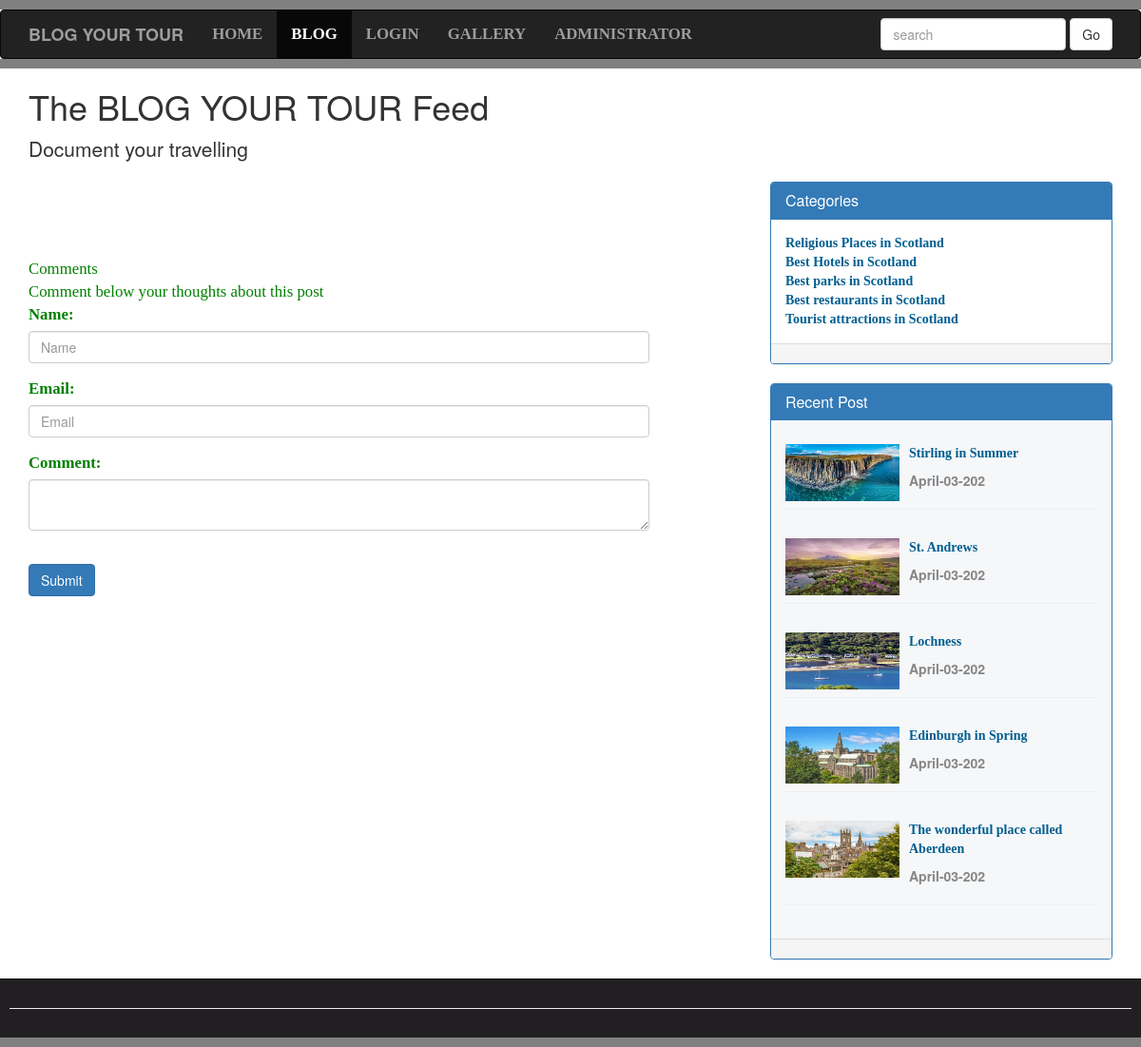
The app's page /FullPost.php with its own data.
### tables this page shows
CREATE TABLE `category` (
  `id` int(10) NOT NULL,
  `datetime` varchar(50) NOT NULL,
  `name` varchar(100) NOT NULL,
  `creatorname` varchar(200) NOT NULL
);

CREATE TABLE `admin_panel` (
  `id` int(10) NOT NULL,
  `datetime` varchar(50) NOT NULL,
  `title` varchar(200) NOT NULL,
  `category` varchar(100) NOT NULL,
  `author` varchar(100) NOT NULL,
  `image` varchar(200) NOT NULL,
  `post` varchar(10000) NOT NULL,
  `status` varchar(5) NOT NULL,
  `approvedby` varchar(50) NOT NULL
);

### FullPost.php (the view, shortened to what this page needs)
<!DOCTYPE>
<html>
<head>
<link rel = 'stylesheet'href = 'css/bootstrap.min.css'>
<link rel = 'stylesheet'href = 'css/footer.css'>
<link rel = 'stylesheet'href = 'css/blog.css'>
</head>
<body>
<div style = 'height: 10px; background:gray'></div>
<nav class = 'navbar navbar-inverse' role = 'navigation'>
<div class = 'container'>
<div class = 'navbar-header'>
<a class = 'navbar-brand' href = 'Blog.php'>
<b>BLOG YOUR TOUR</b>
</a>
</div>
<ul class = 'nav navbar-nav'>
<li><a href = 'Home.php'>HOME</a></li>
<li class = 'active'><a href = 'Blog.php?Page=0'>BLOG</a></li>
<li><a href = 'UserSignin.php'>LOGIN</a></li>
<li><a href = 'Gallery.php'>GALLERY</a></li>
<li><a href = 'AdminLogin.php' target = '_blank'>ADMINISTRATOR</a></li>
</ul>
<form action = 'Blog.php' class = 'navbar-form navbar-right'>
<div class = 'form-group'>
<input type = 'text' class = 'form-control' placeholder = 'search' name = 'Search'>
<button class = 'btn btn-default' name = 'SearchButton'>Go</button>
</form>
</div>
</nav>
<div class = 'Line' style = 'height: 10px; background:gray'></div>
<div class = 'container'>
<div class = 'blog-header'>
<h1>The BLOG YOUR TOUR Feed </h1>
<p class = 'lead'>Document your travelling</p>
</div>
<div class = 'row'>
<div class = 'col-sm-7'>
    <br><br><br><br>
    <span class = 'FieldInfo'>Comments</span>
        <br>
        <span class = 'FieldInfo'>Comment below your thoughts about this post</span>
        <div>
        <form action = "FullPost.php?id=<?php echo $PostId; ?>" method = 'post' enctype = 'multipart/form-data'>
        <fieldset>
        <div class = 'form-group'>
        <label for = 'Name'><span class = 'FieldInfo'>Name:</span></label>
        <input class = 'form-control' type = 'text' name = 'Name' id = 'Name' placeholder = 'Name'>
        </div>
        <div class = 'form-group'>
        <label for = 'Email'><span class = 'FieldInfo'>Email:</span></label>
        <input class = 'form-control' type = 'email' name = 'Email' id = 'Email' placeholder = 'Email'>
        </div>
        <div class = 'form-group'>
        <label for = 'commentarea'><span class = 'FieldInfo'>Comment:</span></label>
        <textarea class = 'form-control' name = 'Comment' id = 'commentarea'></textarea>
        </div>
        <br>
        <input class = 'btn btn-primary' type = 'Submit' name = 'Submit' value = 'Submit'>
        </fieldset>
        </form>
        </div>
        </div>
        <div class = 'col-sm-offset-1 col-sm-4'>
        <div class = 'panel panel-primary'>
        <div class = 'panel-heading'>
        <h2 class = 'panel-title'>Categories</h2>
        </div>
        <div class = 'panel-body'>
        <?php
        global $Connection;
        $ViewQuery = 'SELECT * FROM category ORDER BY id desc';
        $Execute = mysqli_query( $Connection, $ViewQuery );
        while ( $DataRows = mysqli_fetch_array( $Execute ) ) {
            $Category = $DataRows[ 'name' ];
            ?>
            <a href = "Blog.php?Category=<?php echo $Category; ?>">
            <span id = 'heading'><?php echo $Category . '<br>';
            ?></span>
            </a>
            <?php }
            ?>
            </div>
            <div class = 'panel-footer'></div>
            </div>
            <div class = 'panel panel-primary'>
            <div class = 'panel-heading'>
            <h2 class = 'panel-title'>Recent Post</h2>
            </div>
            <div class = 'panel-body background'>
            <?php
            global $Connection;
            $ViewQuery = 'SELECT * FROM admin_panel  ORDER BY  id desc LIMIT 0,5';
            $Execute = mysqli_query( $Connection, $ViewQuery );
            while ( $DataRows = mysqli_fetch_array( $Execute ) ) {
                $Id = $DataRows[ 'id' ];
                $Title = $DataRows[ 'title' ];
                $DateTime = $DataRows[ 'datetime' ];
                $Image = $DataRows[ 'image' ];
                if ( strlen( $DateTime ) > 12 ) {
                    $DateTime = substr( $DateTime, 0, 12 );
                }
                ?>
                <div>
                <img class = 'pull-left' style = 'margin-top: 10px; margin-left: 0px;'  src = "Upload/<?php echo htmlentities($Image); ?>" width = 120;
                height = 60;
                >
                <a href = "FullPost.php?id=<?php echo $Id; ?>">
                <p id = 'heading' style = 'margin-left: 130px; padding-top: 10px;'><?php echo htmlentities( $Title );
                ?></p>
                </a>
                <p class = 'description' style = 'margin-left: 130px;'><?php echo htmlentities( $DateTime );
                ?></p>
                <hr>
                </div>
                <?php }
                ?>
                </div>
                <div class = 'panel-footer'></div>
                </div>
                </div>
                </div>
                </div>
                <div id = 'Footer'>
                <hr>
                </div>
                <div style = 'height: 10px; background: gray;'></div>
                </body>
                </html>

### css/footer.css (style rules this page uses)
#Footer { padding:10px; border-top: 1px solid black; color: #eeeeee; background-color: #211f22; text-align: center; }

### css/blog.css (style rules this page uses)
.navbar-nav li { font-weight: bold; font-family: Bitter,Georgia,Times,"Times New Roman",serif; font-size:1.2em; }
.Line { margin-top:-20px; }
#heading { font-family: Bitter,Georgia,"Times New Roman",Times,serif; font-weight: bold; color: #005E90; }
.description { color: #868686; font-weight:bold; margin-top:-2px; }
.background { background-color: #F6F7F9; }

### FullPost.php (style rules this page uses)
.FieldInfo { color: green; font-family: Bitter, Georgia, 'Times New Roman', Times, serif; font-size: 1.2em; }

### records on screen
category: name "Religious Places in Scotland"
category: name "Best Hotels in Scotland"
category: name "Best parks in Scotland"
category: name "Best restaurants in Scotland"
category: name "Tourist attractions in Scotland"
admin_panel: image (picture), title "Stirling in Summer", datetime "April-03-202"
admin_panel: image (picture), title "St. Andrews", datetime "April-03-202"
admin_panel: image (picture), title "Lochness", datetime "April-03-202"
admin_panel: image (picture), title "Edinburgh in Spring", datetime "April-03-202"
admin_panel: image (picture), title "The wonderful place called Aberdeen", datetime "April-03-202"
